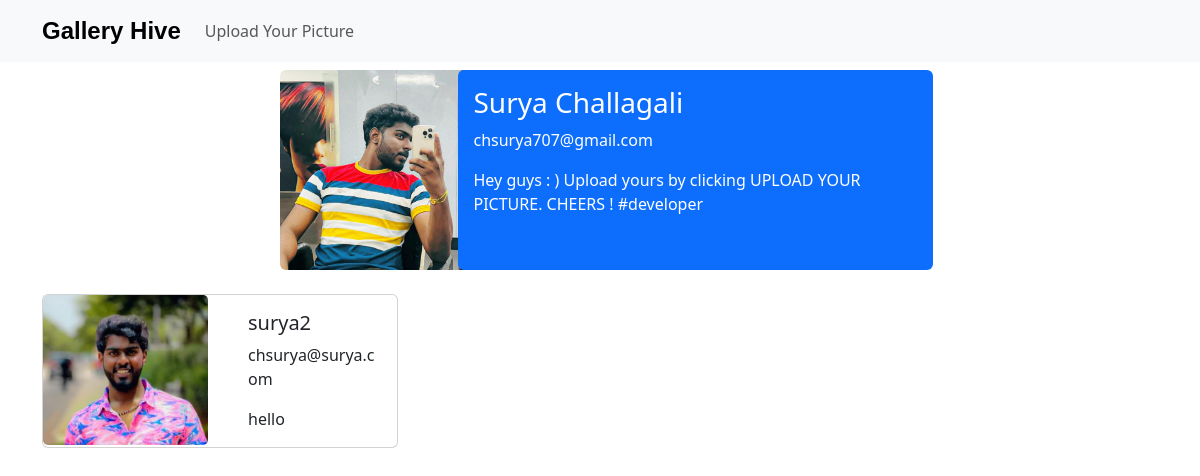
The page / on the database its author committed.
### users/models.py (models this page shows, shortened)
class User(models.Model):
    username = models.CharField(max_length=25)
    email = models.EmailField()
    description = models.CharField(max_length=100, default='Hello Everyone')
    image = models.ImageField(upload_to='user_images/', null=True, blank=True)

### users/views.py (the view)
# urls.py: path('', views.home, name='views-home'),
def home(request):
    users = User.objects.exclude(username='Surya Challagali').order_by('-id')
    surya = User.objects.get(username='Surya Challagali')
    return render(request, 'home.html', {'user': surya, 'users': users})

### users/templates/home.html (shortened to what this page needs)
{% extends 'base.html' %}
{% block content %}
<div class="container mt-2">
  <div class="row justify-content-center">
    <div class="col-md-2">
      <img
        class="rounded mx-auto d-block"
        src="{{ user.image.url }}"
        alt="{{ user.username }}'s Image"
        height="200px"
      />
    </div>
    <div class="col-md-5 bg-primary text-white p-3 rounded">
      <h3>{{ user.username }}</h3>
      <p>{{ user.email }}</p>
      <p class="font-size-lg">{{ user.description }}</p>
    </div>
  </div>
</div>
<div class="container mt-4">
  <div class="row">
    {% for other_user in users %}
      <div class="col-md-4 mb-4">
        <div class="card">
          <div class="row no-gutters">
            <div class="col-md-6">
              <img
                class="card-img"
                src="{{ other_user.image.url }}"
                alt="{{ other_user.username }}'s Image"
                style="height: 150px; object-fit: cover;"
              />
            </div>
            <div class="col-md-6">
              <div class="card-body">
                <h5 class="card-title">{{ other_user.username }}</h5>
                <p class="card-text">{{ other_user.email }}</p>
                <p class="card-text">{{ other_user.description }}</p>
              </div>
            </div>
          </div>
        </div>
      </div>
    {% endfor %}
  </div>
</div>
{% endblock %}

### users/templates/base.html (shortened to what this page needs)
<!DOCTYPE html>
<html lang="en">
  <head>
    <link
      href="https://cdn.jsdelivr.net/npm/bootstrap@5.3.2/dist/css/bootstrap.min.css"
      rel="stylesheet"
    />
  </head>
  <body>
    <nav class="navbar navbar-expand-lg navbar-light bg-light">
      <div class="container">
        <a
          class="navbar-brand pl-3"
          href="{% url 'views-home' %}"
          style="
            font-family: 'Arial', sans-serif;
            font-weight: bold;
            font-size: 1.5rem;
          "
          >Gallery Hive</a
        >
        <div class="collapse navbar-collapse" id="navbarNav">
          <ul class="navbar-nav ml-auto">
            <li class="nav-item active">
              <a class="nav-link" href="{% url 'views-add' %}" style="padding-right: 20px"
                >Upload Your Picture</a
              >
            </li>
          </ul>
        </div>
      </div>
    </nav>
    {% block content %} {% endblock %}
  </body>
</html>

### rows shown on the page
User: image (picture), username "Surya Challagali", email "chsurya707@gmail.com", description "Hey guys : ) Upload yours by clicking UPLOAD YOUR PICTURE. CHEERS ! #developer"
User: image (placeholder picture), username "surya2", email "chsurya@surya.com", description "hello"
